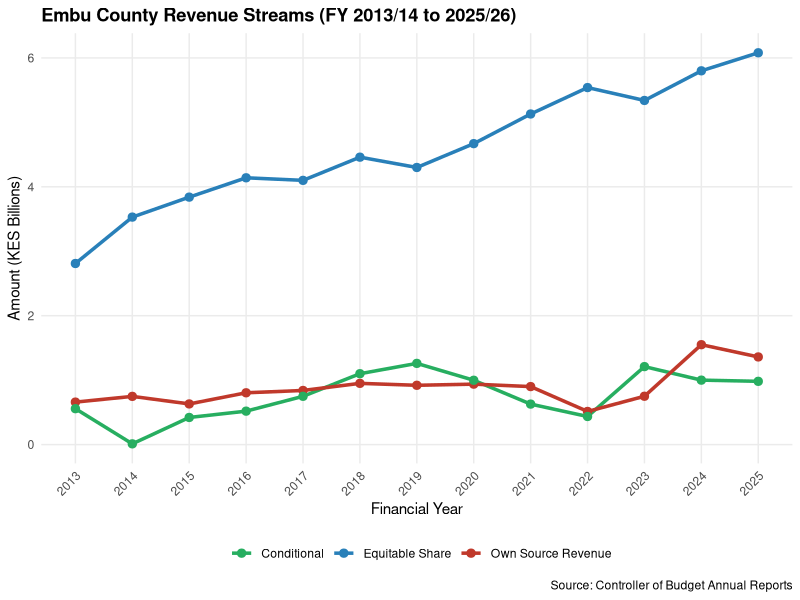
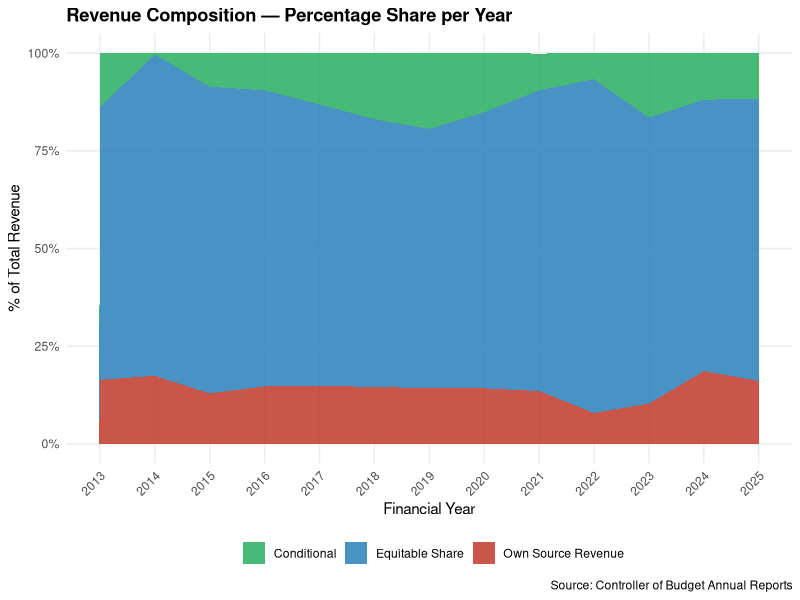
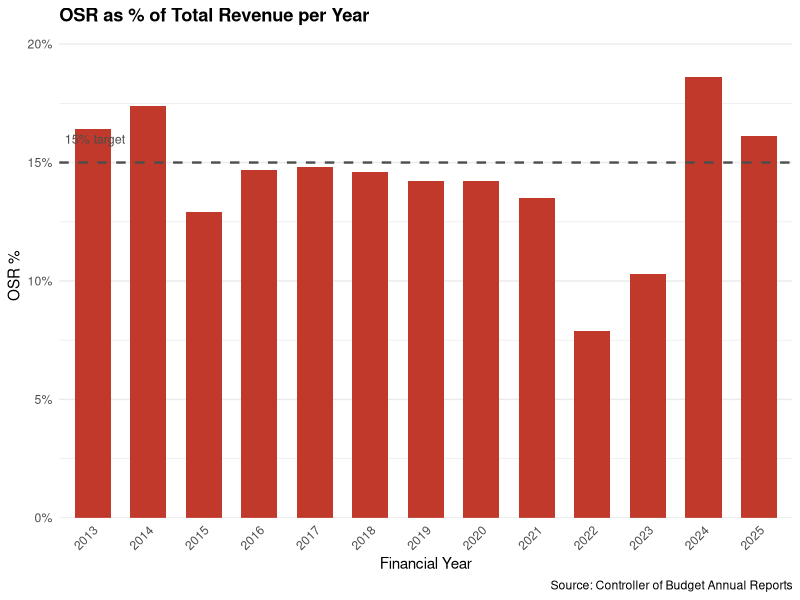
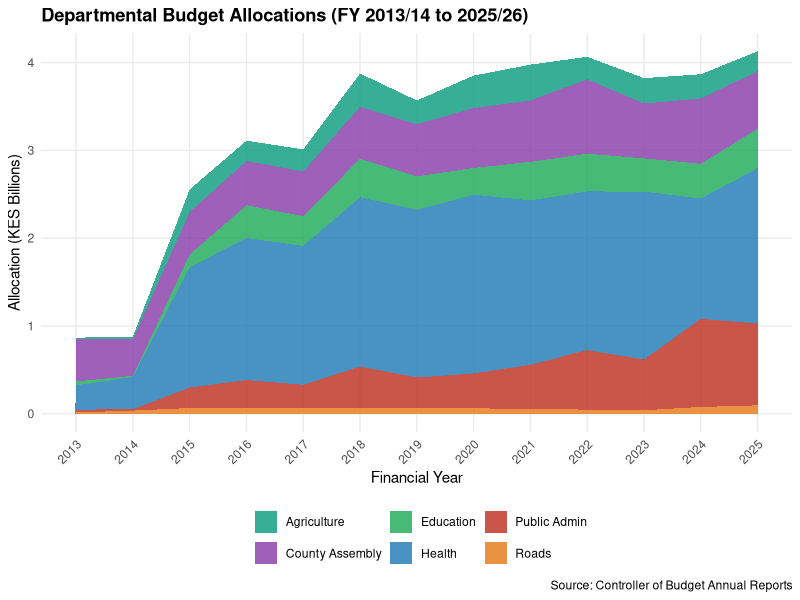
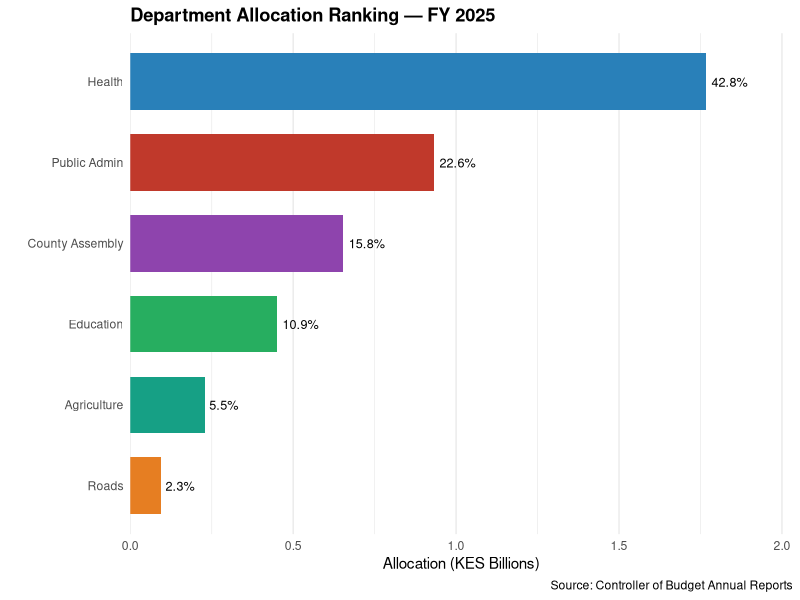

These figures' R source, in order:
## ---- chunk 1
# Global options: hide code, suppress warnings, centre all figures
knitr::opts_chunk$set(
  echo      = FALSE,
  warning   = FALSE,
  message   = FALSE,
  fig.align = "center"
)

# Packages
# tidyverse - data wrangling and ggplot2 charts
# scales    - formats numbers with commas and % on axes
# knitr + kableExtra - for PDF-friendly tables (same as KCSE report)
library(tidyverse)
library(scales)
library(knitr)
library(kableExtra)
## ---- chunk 2
# Revenue figures are built here (hidden) so summary statistics are available
# for the Executive Summary below. The same code is shown, for transparency,
# in the "Data Entry" section under Data and Methodology further down.
fy <- 2013:2025

equitable  <- c(
  2.81, 3.53, 3.84, 4.14, 4.1, 4.46,
  4.30, 4.67, 5.13, 5.54, 5.34, 5.80, 6.08
)

own_source <- c(
  0.6591, 0.748, 0.63076, 0.80377, 0.83978, 0.950,
  0.920, 0.93778, 0.900, 0.51414, 0.750, 1.55, 1.36
)

conditional <- c(
  0.5572, 0.01137, 0.42075, 0.51872, 0.74903, 1.10,
  1.26, 0.99806, 0.62812, 0.43586, 1.21, 1.00, 0.98140
)

budget <- data.frame(
  FY          = fy,
  Equitable   = equitable,
  OwnSource   = own_source,
  Conditional = conditional
)

budget$Total_Revenue    <- budget$Equitable + budget$OwnSource + budget$Conditional
budget$OSR_Pct          <- round(budget$OwnSource   / budget$Total_Revenue * 100, 1)
budget$Equitable_Pct    <- round(budget$Equitable   / budget$Total_Revenue * 100, 1)
budget$Conditional_Pct  <- round(budget$Conditional / budget$Total_Revenue * 100, 1)
## ---- chunk 3
# Key summary statistics used throughout the report (Executive Summary and
# Conclusions). Calculated early, right after the data is assembled, so both
# sections stay in sync with the underlying figures.
avg_osr_pct       <- round(mean(budget$OSR_Pct,       na.rm = TRUE), 1)
avg_equitable_pct <- round(mean(budget$Equitable_Pct, na.rm = TRUE), 1)
revenue_cagr       <- round((
  (budget$Total_Revenue[budget$FY == max(budget$FY)] /
     budget$Total_Revenue[budget$FY == min(budget$FY)]
  )^(1 / (max(budget$FY) - min(budget$FY))) - 1
) * 100, 1)
## ---- chunk 4
departments <- data.frame(
  FY              = fy,
  Health          = c(0.276,  0.36638,  1.37056, 1.61719,  1.58212,
                      1.92910,  1.91012,  2.0371,  1.87249,
                       1.80832,  1.91254,  1.37007, 1.76699),

  Education       = c(0.045,  0.01386,  0.14554,  0.37349,  0.33967,
                      0.43738, 0.38055,  0.3041,  0.43913,
                      0.42928, 0.380,  0.39510, 0.45075),

  County_Assembly = c(0.484, 0.41676, 0.48431,  0.50366, 0.50812,
                      0.59274,  0.59252,  0.683,  0.69907,
                      0.84795,  0.624,  0.74508, 0.654),

  Roads           = c(0.014, 0.03509,  0.06428,  0.06552, 0.05911,
                      0.06832, 0.06464,  0.0600,  0.05640,
                      0.04588, 0.039, 0.07664, 0.09478),

  Agriculture     = c(0.015,  0.03051, 0.25690,  0.23185, 0.25188,
                      0.37928, 0.27228, 0.3692, 0.40839,
                      0.25593, 0.290, 0.27546, 0.22873),

  Public_Admin    = c(0.032,  0.0154,  0.23274,  0.31818,  0.26981,
                       0.46845,  0.34762,  0.3978, 0.50096,
                      0.67780, 0.577,  1.00426, 0.93242)
)

# Row-wise total across the six tracked departments (exclude FY column)
departments$Total_Dept <- rowSums(departments[, -1], na.rm = TRUE)
## ---- chunk 5
# Display the raw revenue figures in a clean table
# format.args adds comma separators to large numbers
budget[, c("FY", "Equitable",
           "OwnSource", "Conditional", "Total_Revenue")] |>
  kable(
    booktabs    = TRUE,
    caption     = "Revenue Performance by Financial Year (KES Billions)",
    format.args = list(big.mark = ",", nsmall = 2),
    col.names   = c("FY", "Equitable Share", "Own Source Revenue",
                    "Conditional Allocations", "Total Revenue"),
    align       = "lrrrr"
  ) |>
  kable_styling(latex_options = "hold_position") |>
  column_spec(1, bold = TRUE)
## ---- chunk 6
# Compute how much Total Revenue grew from one year to the next
# diff() gives the change; dividing by the prior year gives the growth rate
growth <- c(NA, round(diff(budget$Total_Revenue) / head(budget$Total_Revenue, -1) * 100, 1))

growth_table <- data.frame(
  FY            = budget$FY,
  Total_Revenue = budget$Total_Revenue,
  `Growth %`    = growth,
  check.names   = FALSE
)

kable(
  growth_table,
  booktabs    = TRUE,
  caption     = "Year-on-Year Total Revenue Growth (KES Billions)",
  format.args = list(big.mark = ",", nsmall = 2),
  align       = "lrr"
) |>
  kable_styling(latex_options = "hold_position") |>
  column_spec(1, bold = TRUE)
## ---- chunk 7
# Reshape to long format so we can colour by revenue stream
# Each row becomes: FY | Revenue_Type | Amount
budget_long <- reshape(
  budget[, c("FY", "Equitable", "OwnSource", "Conditional")],
  idvar     = "FY",
  varying   = c("Equitable", "OwnSource", "Conditional"),
  v.names   = "Amount",
  timevar   = "Revenue_Type",
  times     = c("Equitable Share", "Own Source Revenue", "Conditional"),
  direction = "long"
)

# Colour palette matching the report style
pal_revenue <- c(
  "Equitable Share"    = "#2980b9",
  "Own Source Revenue" = "#c0392b",
  "Conditional"        = "#27ae60"
)

ggplot(budget_long, aes(x = FY, y = Amount, colour = Revenue_Type, group = Revenue_Type)) +
  geom_line(linewidth = 1.2) +
  geom_point(size = 2.5) +
  scale_x_continuous(breaks = fy) +
  scale_y_continuous(labels = comma) +
  scale_colour_manual(values = pal_revenue, name = "") +
  labs(
    title   = "Embu County Revenue Streams (FY 2013/14 to 2025/26)",
    x       = "Financial Year",
    y       = "Amount (KES Billions)",
    caption = "Source: Controller of Budget Annual Reports"
  ) +
  theme_minimal(base_size = 11) +
  theme(
    plot.title      = element_text(face = "bold"),
    legend.position = "bottom",
    # Angle x-axis labels so years don't overlap
    axis.text.x     = element_text(angle = 45, hjust = 1),
    panel.grid.minor = element_blank()
  )
## ---- chunk 8
# 100% stacked area chart — shows the SHARE of each revenue stream per year
# regardless of how total revenue has grown
budget_pct <- reshape(
  budget[, c("FY", "Equitable_Pct", "OSR_Pct", "Conditional_Pct")],
  idvar     = "FY",
  varying   = c("Equitable_Pct", "OSR_Pct", "Conditional_Pct"),
  v.names   = "Percent",
  timevar   = "Revenue_Type",
  times     = c("Equitable Share", "Own Source Revenue", "Conditional"),
  direction = "long"
)

ggplot(budget_pct, aes(x = FY, y = Percent, fill = Revenue_Type)) +
  geom_area(alpha = 0.85) +
  scale_x_continuous(breaks = fy) +
  scale_y_continuous(labels = function(x) paste0(x, "%")) +
  scale_fill_manual(values = pal_revenue, name = "") +
  labs(
    title   = "Revenue Composition — Percentage Share per Year",
    x       = "Financial Year",
    y       = "% of Total Revenue",
    caption = "Source: Controller of Budget Annual Reports"
  ) +
  theme_minimal(base_size = 11) +
  theme(
    plot.title       = element_text(face = "bold"),
    legend.position  = "bottom",
    axis.text.x      = element_text(angle = 45, hjust = 1),
    panel.grid.minor = element_blank()
  )
## ---- chunk 9
# OSR dependency = Own Source Revenue as a % of Total Revenue
# A low % means the county relies heavily on national transfers
osr_table <- data.frame(
  FY            = budget$FY,
  OwnSource     = budget$OwnSource,
  Total_Revenue = budget$Total_Revenue,
  `OSR %`       = budget$OSR_Pct,
  check.names   = FALSE
)

kable(
  osr_table,
  booktabs    = TRUE,
  caption     = "Own Source Revenue (OSR) Dependency Ratio",
  format.args = list(big.mark = ",", nsmall = 2),
  col.names   = c("FY", "Own Source Revenue (KES Bn)", "Total Revenue (KES Bn)", "OSR as % of Total"),
  align       = "lrrr"
) |>
  kable_styling(latex_options = "hold_position") |>
  column_spec(1, bold = TRUE) |>
  # Highlight the OSR % column to draw the reader's attention
  column_spec(4, bold = TRUE)
## ---- chunk 10
# Bar chart showing OSR % each year with a reference line at 15%
# (the national target for county OSR contribution)
ggplot(budget, aes(x = factor(FY), y = OSR_Pct)) +
  geom_col(fill = "#c0392b", width = 0.65) +
  # Dashed reference line at the 15% national target
  geom_hline(yintercept = 15, linetype = "dashed", colour = "grey30", linewidth = 0.8) +
  annotate("text", x = 0.5, y = 16, label = "15% target",
           hjust = 0, size = 3.2, colour = "grey30") +
  scale_y_continuous(labels = function(x) paste0(x, "%"),
                     expand = expansion(mult = c(0, 0.1))) +
  labs(
    title   = "OSR as % of Total Revenue per Year",
    x       = "Financial Year",
    y       = "OSR %",
    caption = "Source: Controller of Budget Annual Reports"
  ) +
  theme_minimal(base_size = 11) +
  theme(
    plot.title         = element_text(face = "bold"),
    panel.grid.major.x = element_blank(),
    axis.text.x        = element_text(angle = 45, hjust = 1)
  )
## ---- chunk 11
# Reshape departments to long format for plotting
# Each row becomes: FY | Department | Allocation
dept_long <- reshape(
  departments[, names(departments) != "Total_Dept"],
  idvar     = "FY",
  varying   = c("Health", "Education", "County_Assembly",
                "Roads", "Agriculture", "Public_Admin"),
  v.names   = "Allocation",
  timevar   = "Department",
  times     = c("Health", "Education", "County Assembly",
                "Roads", "Agriculture", "Public Admin"),
  direction = "long"
)

pal_dept <- c(
  "Health"          = "#2980b9",
  "Education"       = "#27ae60",
  "County Assembly" = "#8e44ad",
  "Roads"           = "#e67e22",
  "Agriculture"     = "#16a085",
  "Public Admin"    = "#c0392b"
)

ggplot(dept_long, aes(x = FY, y = Allocation, fill = Department)) +
  geom_area(alpha = 0.85) +
  scale_x_continuous(breaks = fy) +
  scale_y_continuous(labels = comma) +
  scale_fill_manual(values = pal_dept, name = "") +
  labs(
    title   = "Departmental Budget Allocations (FY 2013/14 to 2025/26)",
    x       = "Financial Year",
    y       = "Allocation (KES Billions)",
    caption = "Source: Controller of Budget Annual Reports"
  ) +
  theme_minimal(base_size = 11) +
  theme(
    plot.title       = element_text(face = "bold"),
    legend.position  = "bottom",
    axis.text.x      = element_text(angle = 45, hjust = 1),
    panel.grid.minor = element_blank()
  )
## ---- chunk 12
# Filter to the most recent year and rank departments by allocation
latest_fy  <- max(departments$FY)
latest_row <- departments[departments$FY == latest_fy, ]
total_dept <- latest_row$Total_Dept

# Build a ranked summary table for the latest FY
dept_names <- c("Health", "Education", "County_Assembly",
                "Roads", "Agriculture", "Public_Admin")

dept_values <- as.numeric(latest_row[, dept_names])

latest_table <- data.frame(
  Department = c("Health", "Education", "County Assembly",
                 "Roads", "Agriculture", "Public Admin"),
  Allocation = dept_values,
  Share_Pct  = round(dept_values / total_dept * 100, 1)
)

# Sort by largest allocation first
latest_table <- latest_table[order(-latest_table$Allocation), ]

kable(
  latest_table,
  booktabs    = TRUE,
  caption     = paste("Departmental Allocation Ranking — FY", latest_fy, "/", latest_fy + 1,
                       "(KES Billions)"),
  format.args = list(big.mark = ",", nsmall = 2),
  col.names   = c("Department", "Allocation (KES Bn)", "Share (%)"),
  align       = "lrr",
  row.names   = FALSE
) |>
  kable_styling(latex_options = "hold_position") |>
  column_spec(1, bold = TRUE) |>
  column_spec(3, bold = TRUE)
## ---- chunk 13
# Horizontal bar chart makes department names easy to read
ggplot(latest_table, aes(x = reorder(Department, Allocation), y = Allocation, fill = Department)) +
  geom_col(width = 0.7, show.legend = FALSE) +
  # Add % share label at the end of each bar
  geom_text(aes(label = paste0(Share_Pct, "%")), hjust = -0.15, size = 3.2) +
  coord_flip() +   # flip so departments are on the y-axis
  scale_y_continuous(labels = comma, expand = expansion(mult = c(0, 0.15))) +
  scale_fill_manual(values = pal_dept) +
  labs(
    title   = paste("Department Allocation Ranking — FY", latest_fy),
    x       = "",
    y       = "Allocation (KES Billions)",
    caption = "Source: Controller of Budget Annual Reports"
  ) +
  theme_minimal(base_size = 11) +
  theme(
    plot.title         = element_text(face = "bold"),
    panel.grid.major.y = element_blank()
  )
## ---- chunk 14
# avg_osr_pct and avg_equitable_pct were already computed in the
# load-revenue-data / summary-numbers chunks near the top of the report.
# Only the Health + Roads share (needs latest_table, built later) is new here.
health_roads_alloc <- sum(latest_table$Allocation[latest_table$Department %in% c("Health", "Roads")])
health_roads_pct   <- round(health_roads_alloc / total_dept * 100, 1)
## ---- chunk 15
sessionInfo()
